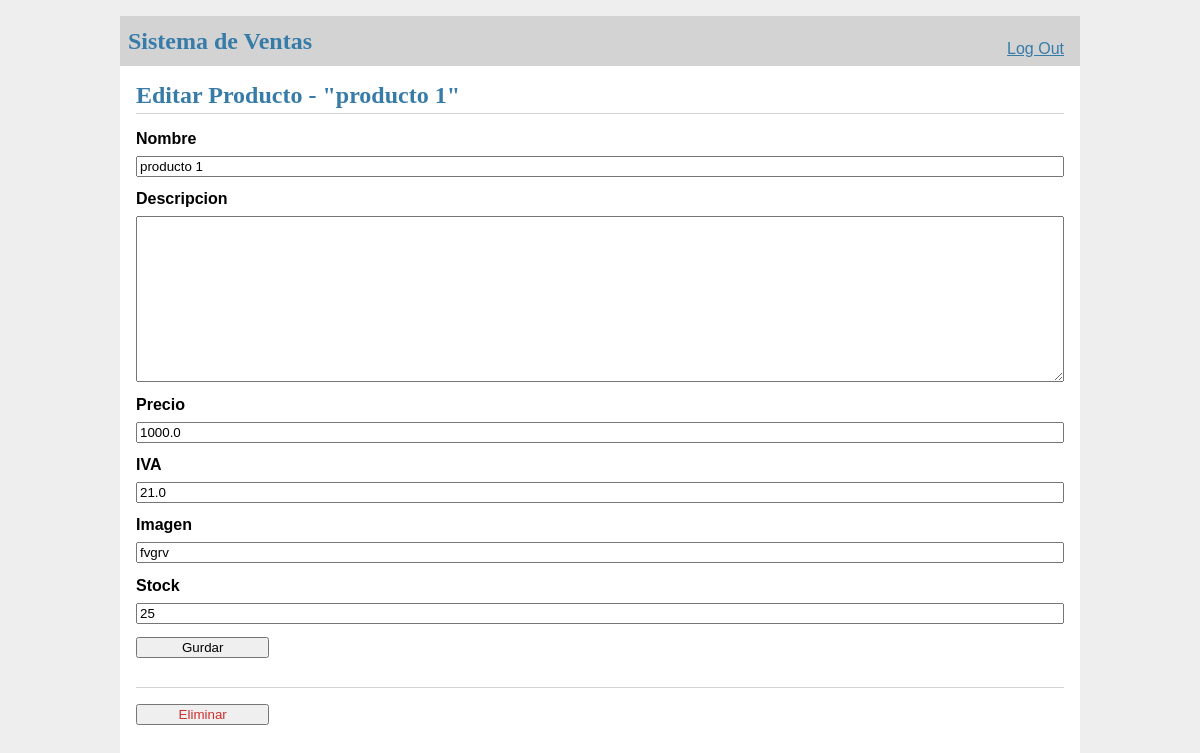
Page /2/update (signed in) on the earlier database version.
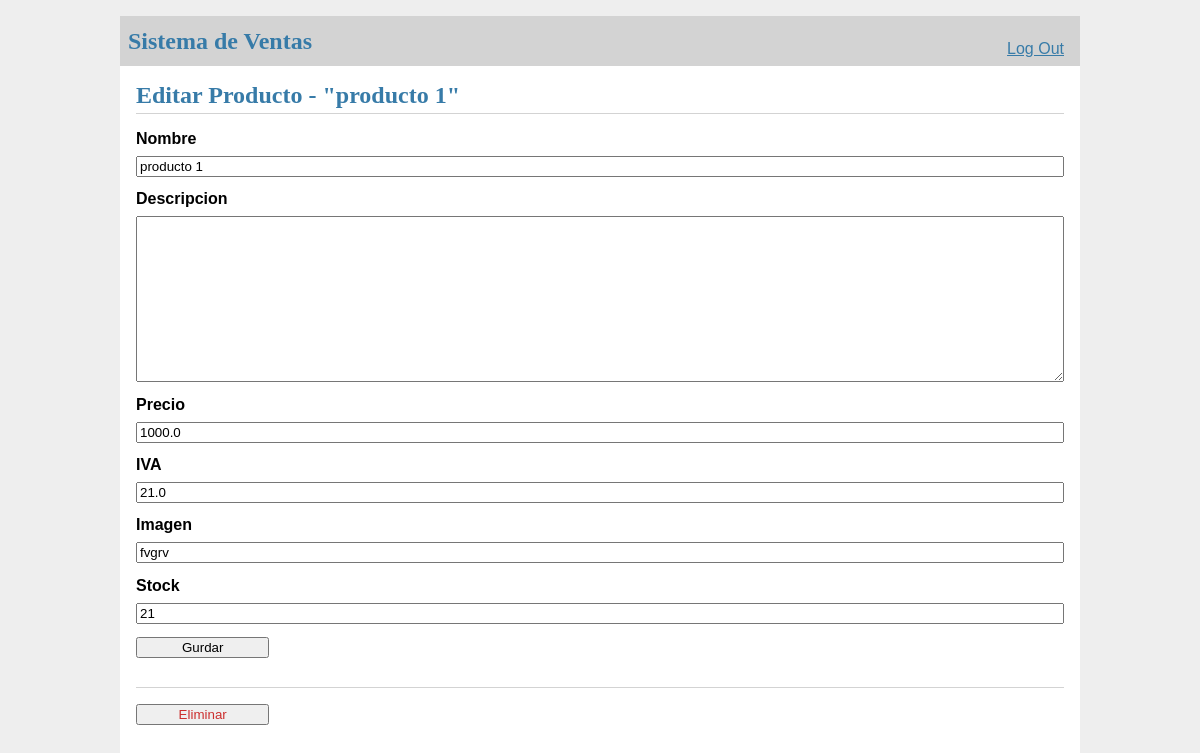
Same page on the later database version.
### tables this page shows
CREATE TABLE productos (
  id INTEGER PRIMARY KEY AUTOINCREMENT,
  nombre TEXT NOT NULL,
  descripcion TEXT NOT NULL,
  precio REAL NOT NULL,
  iva REAL NOT NULL,
  imagen TEXT DEFAULT NULL,
  stock INTEGER DEFAULT NULL
);

### flaskr/shop.py (the view, shortened to what this page needs)
@bp.route('/<int:id>/update', methods=('GET', 'POST'))
@login_required
def update(id):
    product = get_product_by_id(id)
    return render_template('shop/update.html', product=product)

### flaskr/auth.py (called while the page is built)
@bp.before_app_request
def load_logged_in_user():
    user_id = session.get('user_id')
    if user_id is None:
        g.user = None
    else:
        g.user = get_user_by_cuit(user_id)

def login_required(view):
    @functools.wraps(view)
    def wrapped_view(**kwargs):
        if g.user is None:
            return redirect(url_for('auth.login'))
        return view(**kwargs)
    return wrapped_view

### flaskr/data.py (called while the page is built)
def get_user_by_cuit(cuit):
    return get_db().execute(
            'SELECT * FROM usuarios WHERE cuit = ?', (cuit,)
        ).fetchone()

def get_product_by_id(id):
    return get_db().execute(
        'SELECT * FROM productos'
        ' WHERE id = ?',
        (id,)
    ).fetchone()

### flaskr/db.py (called while the page is built)
def get_db():
    if 'db' not in g:
        g.db = sqlite3.connect(
            current_app.config['DATABASE'],
            detect_types=sqlite3.PARSE_DECLTYPES
        )
        g.db.row_factory = sqlite3.Row
    return g.db

### flaskr/templates/shop/update.html
{% extends 'base.html' %}
{% block header %}
  <h1>{% block title %}Editar Producto - "{{ product['nombre'] }}"{% endblock %}</h1>
{% endblock %}
{% block content %}
  <form method="post">
    <label for="nombre">Nombre</label>
    <input name="nombre" id="nombre" value="{{ request.form['nombre'] or product['nombre'] }}" required>
    <label for="descripcion">Descripcion</label>
    <textarea name="descripcion" id="descripcion">{{ request.form['descripcion' or post['descripcion']] }}</textarea>
    <label for="precio">Precio</label>
    <input name="precio" id="precio" value="{{ request.form['precio'] or product['precio']}}" required>
    <label for="iva">IVA</label>
    <input name="iva" id="iva" value="{{ request.form['iva'] or product['iva']}}" required>
    <label for="imagen">Imagen</label>
    <input name="imagen" id="imagen" value="{{ request.form['imagen'] or product['imagen']}}" required>
    <label for="stock">Stock</label>
    <input name="stock" id="stock" value="{{ request.form['stock'] or product['stock']}}" required>
    <input type="submit" value="Gurdar">
  </form>
  <hr>
    <form action="{{ url_for('shop.delete', id=product['id']) }}" method="post">
      <input class="danger" type="submit" value="Eliminar" onclick="return confirm('¿Está seguro?');">
    </form>
{% endblock %}

### flaskr/templates/base.html (shortened to what this page needs)
<!doctype html>
<link rel="stylesheet" href="{{ url_for('static', filename='style.css') }}">
<nav>
  <h1>Sistema de Ventas</h1>
  <ul>
    {% if g.user %}
      <li><span>{{ g.user['username'] }}</span>
      <a href="{{ url_for('auth.logout') }}">Log Out</a>
    {% else %}
      <li><a href="{{ url_for('auth.register') }}">Registrarse</a>
      <li><a href="{{ url_for('auth.login') }}">Log In</a>
    {% endif %}
  </ul>
</nav>
<section class="content">
  <header>
    {% block header %}{% endblock %}
  </header>
  {% block content %}{% endblock %}
</section>

### flaskr/static/style.css (style rules this page uses)
h1 { font-family: serif; color: #377ba8; margin: 1rem 0; }
a { color: #377ba8; }
hr { border: none; border-top: 1px solid lightgray; }
nav { background: lightgray; display: flex; align-items: center; padding: 0 0.5rem; }
nav h1 { flex: auto; margin: 0; }
nav ul { display: flex; list-style: none; margin: 0; padding: 0; }
nav ul li a, nav ul li span, header .action { display: block; padding: 0.5rem; }
.content { padding: 0 1rem 1rem; }
.content > header { border-bottom: 1px solid lightgray; display: flex; align-items: flex-end; }
.content > header h1 { flex: auto; margin: 1rem 0 0.25rem 0; }
.content:last-child { margin-bottom: 0; }
.content form { margin: 1em 0; display: flex; flex-direction: column; }
.content label { font-weight: bold; margin-bottom: 0.5em; }
.content input, .content textarea { margin-bottom: 1em; }
.content textarea { min-height: 12em; resize: vertical; }
input.danger { color: #cc2f2e; }
input[type=submit] { align-self: start; min-width: 10em; }

Differences in the rows shown:
changed productos "producto 1": stock "25" → "21"
